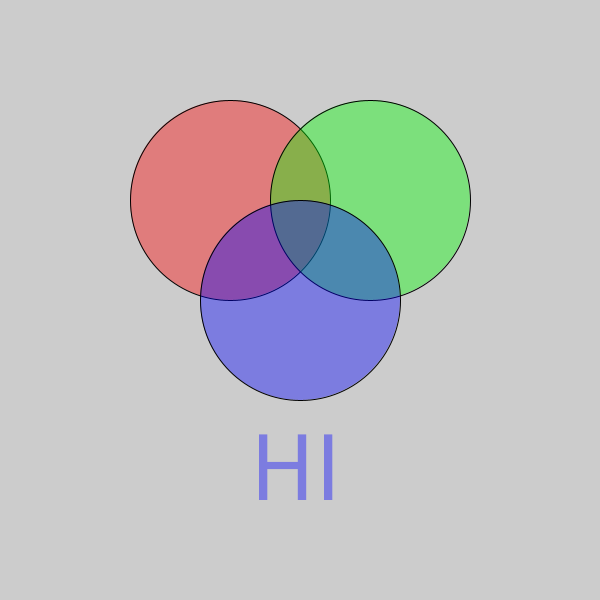
Frame 1 (no input)
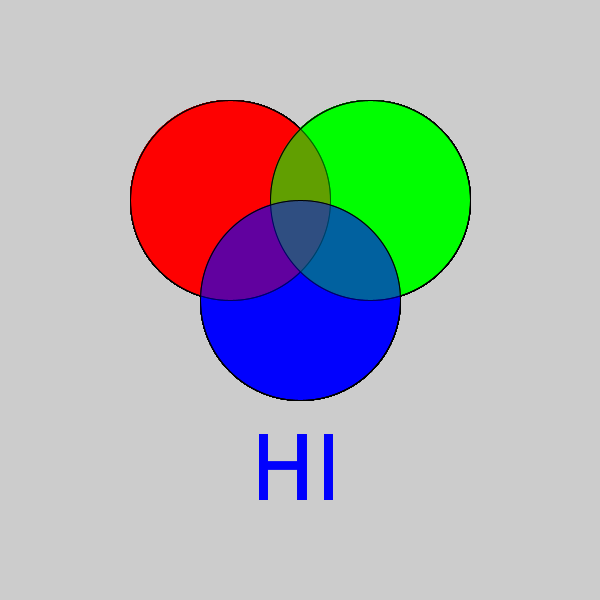
Frame 60 (the mouse pressed at the canvas centre just before this capture)
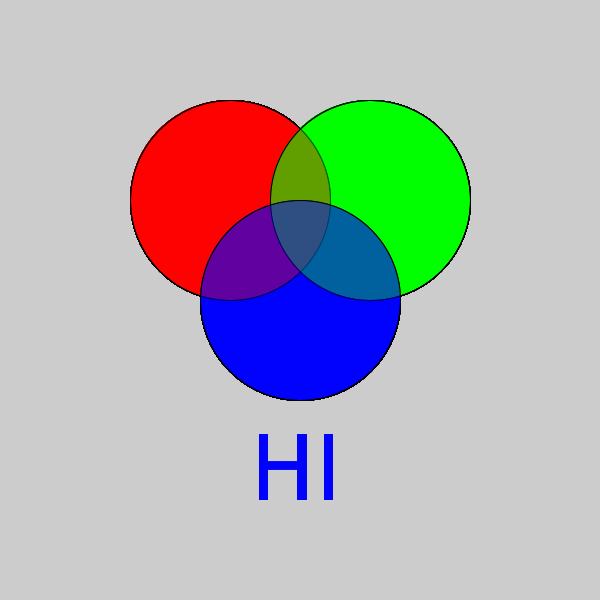
Frame 120 (the mouse held since frame 60 and released just before this capture)

The Processing sketch that drew these frames (run headless with seeded random() and noise(); from frame 60 on, the mouse is pressed at the canvas centre):

// Processing sketch: VennDiagram
// ── VennDiagram.pde

void setup() {
size(600,600);
}

void draw() {
fill(255, 0, 0, 100);
ellipse(230, 200, 200, 200);
fill(0, 255, 0, 100);
ellipse(370, 200, 200, 200);
fill(0, 0, 255, 100);
ellipse(300, 300, 200, 200);

textSize(100);
text("HI", 250, 500);
}
